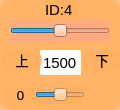
     <widget class="QWidget" name="widget_id4" native="true">
      <property name="geometry">
       <rect>
        <x>370</x>
        <y>170</y>
        <width>120</width>
        <height>110</height>
       </rect>
      </property>
      <property name="styleSheet">
       <string notr="true">background-color: rgb(255, 176, 97, 200);
border-radius:10px;</string>
      </property>
      <widget class="QSlider" name="horizontalSlider_4">
       <property name="geometry">
        <rect>
         <x>10</x>
         <y>20</y>
         <width>100</width>
         <height>22</height>
        </rect>
       </property>
       <property name="autoFillBackground">
        <bool>false</bool>
       </property>
       <property name="styleSheet">
        <string notr="true">background-color: rgb(255, 170, 127);
border-radius:0px;</string>
       </property>
       <property name="minimum">
        <number>500</number>
       </property>
       <property name="maximum">
        <number>2500</number>
       </property>
       <property name="pageStep">
        <number>1</number>
       </property>
       <property name="value">
        <number>1500</number>
       </property>
       <property name="orientation">
        <enum>Qt::Horizontal</enum>
       </property>
      </widget>
      <widget class="QLabel" name="label_ID4">
       <property name="geometry">
        <rect>
         <x>45</x>
         <y>0</y>
         <width>32</width>
         <height>20</height>
        </rect>
       </property>
       <property name="font">
        <font>
         <family>Arial</family>
         <pointsize>11</pointsize>
        </font>
       </property>
       <property name="styleSheet">
        <string notr="true">background-color: rgb(255, 255, 255， 0);
border-radius:0px;</string>
       </property>
       <property name="text">
        <string>ID:4</string>
       </property>
      </widget>
      <widget class="QLineEdit" name="lineEdit_4">
       <property name="geometry">
        <rect>
         <x>40</x>
         <y>50</y>
         <width>41</width>
         <height>25</height>
        </rect>
       </property>
       <property name="font">
        <font>
         <family>Arial</family>
         <pointsize>11</pointsize>
        </font>
       </property>
       <property name="autoFillBackground">
        <bool>false</bool>
       </property>
       <property name="styleSheet">
        <string notr="true">background-color: rgb(255, 255, 255);
border-radius:0px;</string>
       </property>
       <property name="text">
        <string>1500</string>
       </property>
       <property name="alignment">
        <set>Qt::AlignCenter</set>
       </property>
       <property name="readOnly">
        <bool>false</bool>
       </property>
      </widget>
      <widget class="QLabel" name="label_10">
       <property name="geometry">
        <rect>
         <x>82</x>
         <y>50</y>
         <width>40</width>
         <height>21</height>
        </rect>
       </property>
       <property name="font">
        <font>
         <family>黑体</family>
         <pointsize>10</pointsize>
        </font>
       </property>
       <property name="styleSheet">
        <string notr="true">background-color: rgb(255, 255, 255， 0);</string>
       </property>
       <property name="text">
        <string>&lt;html&gt;&lt;head/&gt;&lt;body&gt;&lt;p align=&quot;center&quot;&gt;下&lt;/p&gt;&lt;/body&gt;&lt;/html&gt;</string>
       </property>
      </widget>
      <widget class="QLabel" name="label_d4">
       <property name="geometry">
        <rect>
         <x>5</x>
         <y>87</y>
         <width>31</width>
         <height>16</height>
        </rect>
       </property>
       <property name="font">
        <font>
         <family>DejaVu Sans</family>
         <pointsize>10</pointsize>
        </font>
       </property>
       <property name="styleSheet">
        <string notr="true">background-color: rgb(255, 255, 255， 0);</string>
       </property>
       <property name="text">
        <string>0</string>
       </property>
       <property name="alignment">
        <set>Qt::AlignCenter</set>
       </property>
      </widget>
      <widget class="QLabel" name="label_12">
       <property name="geometry">
        <rect>
         <x>2</x>
         <y>50</y>
         <width>40</width>
         <height>21</height>
        </rect>
       </property>
       <property name="font">
        <font>
         <family>黑体</family>
         <pointsize>10</pointsize>
        </font>
       </property>
       <property name="styleSheet">
        <string notr="true">background-color: rgb(255, 255, 255， 0);</string>
       </property>
       <property name="text">
        <string>&lt;html&gt;&lt;head/&gt;&lt;body&gt;&lt;p align=&quot;center&quot;&gt;上&lt;/p&gt;&lt;/body&gt;&lt;/html&gt;</string>
       </property>
      </widget>
      <widget class="QSlider" name="horizontalSlider_14">
       <property name="geometry">
        <rect>
         <x>35</x>
         <y>85</y>
         <width>50</width>
         <height>20</height>
        </rect>
       </property>
       <property name="styleSheet">
        <string notr="true">background-color: rgb(255, 255, 255， 0);</string>
       </property>
       <property name="minimum">
        <number>-150</number>
       </property>
       <property name="maximum">
        <number>150</number>
       </property>
       <property name="pageStep">
        <number>1</number>
       </property>
       <property name="orientation">
        <enum>Qt::Horizontal</enum>
       </property>
      </widget>
     </widget>
